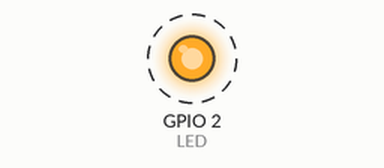
Bench run of a program on a simulated ESP32. Parts: output pins drawn as LEDs (lit = HIGH). Dashed ring = blinking. What the program prints to the serial monitor is not drawn.

Above: at 0.5 s.
Timing chart, 0 to 4.8 s (numbered marks = the images above):
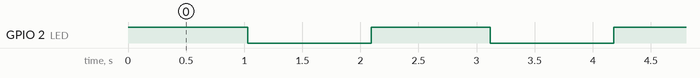

Measured:
- by itself, GPIO 2 (LED): alternates HIGH for 1.0 s and LOW for 1.1 s

The program:

main.cpp
```cpp
/* Exemplo de uso de um MUTEX para acesso
a recursos e a inversão de prioridade*/

/*inclusão da Biblioteca Arduino*/
#include <Arduino.h>

/*inclusão da Biblioteca FreeRTOS*/
#include "freertos/FreeRTOS.h"
#include "freertos/task.h"
#include "freertos/queue.h"
#include "freertos/semphr.h"

#define LED 2

SemaphoreHandle_t mutex;

TaskHandle_t task1Handle, task2Handle;

void vTask1(void * pvParameters);
void vTask2(void * pvParameters);

void enviaInformacao(int i)
{
  xSemaphoreTake(mutex,portMAX_DELAY);
  Serial.println("Enviando informação da Task: " + String(i));
  //delay(1000);
  xSemaphoreGive(mutex);
}

void setup() {
  Serial.begin(9600);
  pinMode(LED,OUTPUT);

  mutex = xSemaphoreCreateMutex();

  xTaskCreate(vTask1,"Task1",configMINIMAL_STACK_SIZE + 1024,NULL,1,&task1Handle);
  xTaskCreate(vTask2,"Task2",configMINIMAL_STACK_SIZE + 1024,NULL,4,&task1Handle);
}

void loop() {
  digitalWrite(LED,HIGH);
  vTaskDelay(pdMS_TO_TICKS(1000));
  digitalWrite(LED,LOW);
  vTaskDelay(pdMS_TO_TICKS(1000));
}

void vTask1(void * pvParameters)
{
  while(1)
  {
    enviaInformacao(1);
    vTaskDelay(10);
  }
}

void vTask2(void * pvParameters)
{
  while(1)
  {
    enviaInformacao(2);
    vTaskDelay(10);
  }
}
```
